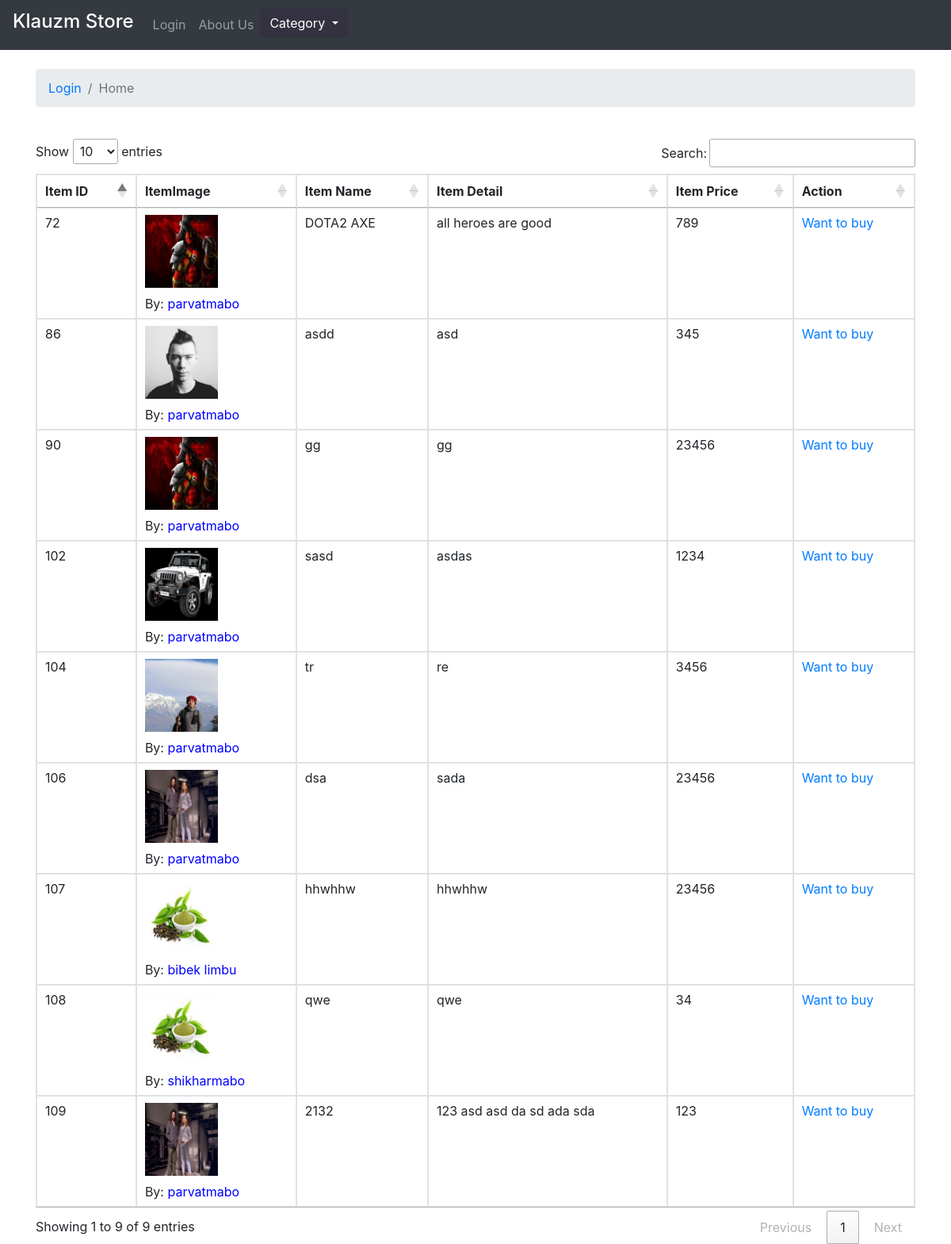
The app's page /bower/home.php with its own data.
### tables this page shows
CREATE TABLE `istore` (
  `id` int(11) NOT NULL,
  `uid` int(123) NOT NULL,
  `iname` varchar(255) NOT NULL,
  `idetail` varchar(255) NOT NULL,
  `iprice` int(11) NOT NULL,
  `createdat` timestamp(6) NOT NULL DEFAULT CURRENT_TIMESTAMP(6),
  `updatedat` timestamp(6) NOT NULL DEFAULT CURRENT_TIMESTAMP(6) ON UPDATE CURRENT_TIMESTAMP(6),
  `event` varchar(123) NOT NULL,
  `istatus` varchar(123) NOT NULL,
  `icategory` varchar(123) NOT NULL
);

CREATE TABLE `user` (
  `uid` int(11) NOT NULL,
  `uname` varchar(255) DEFAULT NULL,
  `uemail` varchar(255) DEFAULT NULL,
  `upw` varchar(11) DEFAULT NULL
);

### bower/product.php (called while the page is built, shortened)
<?php
class Product
{
       function getcProduct()
       {
         $conn = new Server;
         $con = $conn->connect();
         $getU = $con->prepare("SELECT istore.*,iimage.ipic,user.uname,category.* FROM istore INNER JOIN iimage ON istore.istatus='on' and istore.id=iimage.id LEFT JOIN user ON user.uid = istore.uid  INNER JOIN category ON istore.icategory = category.cid and category.scategory='on'  GROUP BY istore.id");
         $getU->execute();
         $harray = [];
         while ($roow =  $getU->fetch(PDO::FETCH_ASSOC)) {
             $harray[] = $roow;
         }
         return $harray;
         }
}
?>

### bower/home.php (the view, shortened to what this page needs)
<?php
require("unity.php");
$product = $pt->getcProduct();
$icount=count($product);
?>
<html>
<head>
  <link rel="stylesheet" href="/bower/bower_components/bootstrap/dist/css/bootstrap.min.css">
  <link rel="stylesheet" href="https://cdnjs.cloudflare.com/ajax/libs/font-awesome/4.7.0/css/font-awesome.min.css">
  <link rel="stylesheet" type="text/css" href="https://cdn.datatables.net/1.10.16/css/jquery.dataTables.css">
</head>
<body>
  <nav class="navbar navbar-expand-md bg-dark navbar-dark">
    <a class="navbar-brand" href="home.php"><h4>Klauzm Store</h4></a>
    <div class="collapse navbar-collapse" id="collapsibleNavbar">
      <ul class="navbar-nav">
        <li class="nav-item">
          <a class="nav-link" href="login.php">Login</a>
        </li>
        <li class="nav-item">
          <a class="nav-link" href="#">About Us</a>
        </li>
        <li class="nav-item">
          <div class="dropdown">
              <button class="btn btn-default dropdown-toggle" type="button" data-toggle="dropdown" style="border:0px;background-color:#343140;color:white;">Category
              <span class="caret"></span></button>
          </div>
        </li>
      </ul>
    </div>
  </nav>
  <br>
  <div class="container">
     <nav aria-label="breadcrumb">
      <ol class="breadcrumb">
       <li class="breadcrumb-item"><a href="login.php">Login</a></li>
       <li class="breadcrumb-item active" aria-current="page">Home</li>
      </ol>
     </nav>
   </div><br>
<div class="container">
<table id="toop" class="table table-bordered">
   <thead>
     <tr>
       <th>Item ID</th>
       <th>ItemImage</th>
       <th>Item Name</th>
       <th>Item Detail</th>
       <th>Item Price</th>
        <th>Action</th>
    </tr>
   </thead>
   <tbody>
     <?php
        for ($i = 0;$i<$icount;$i++) { ?>
     <tr>
       <td><?= $product[$i]['id']?></td>
       <td><img src="<?= $product[$i]['ipic'] ?>" height="92" width="92">
       <div style="margin-top:10px;">By: <a href="#" style="color:blue;"> <?= $product[$i]['uname'] ?></a></div></td>
       <td><?= $product[$i]['iname']?></td>
       <td><?= $product[$i]['idetail']?></td>
       <td><?= $product[$i]['iprice']?></td>
       <td><a href="homeinfo.php?cat=<?=$product[$i]['cid'] ?>&p=<?=$product[$i]['id']?>&q=<?=$product[$i]['uid']?>  ">Want to buy</a></td>
     </tr>
     <?php } ?>
   </tbody>
 </table>
</div>
</body>
</html>

### records on screen
istore: id "72", uid.uname "parvatmabo", iname "DOTA2 AXE", idetail "all heroes are good", iprice "789"
istore: id "86", shows a picture, uid.uname "parvatmabo", iname "asdd", idetail "asd", iprice "345"
istore: id "90", uid.uname "parvatmabo", iname "gg", idetail "gg", iprice "23456"
istore: id "102", shows a picture, uid.uname "parvatmabo", iname "sasd", idetail "asdas", iprice "1234"
istore: id "104", shows a picture, uid.uname "parvatmabo", iname "tr", idetail "re", iprice "3456"
istore: id "106", uid.uname "parvatmabo", iname "dsa", idetail "sada", iprice "23456"
istore: id "107", uid.uname "bibek limbu", iname "hhwhhw", idetail "hhwhhw", iprice "23456"
istore: id "108", uid.uname "shikharmabo", iname "qwe", idetail "qwe", iprice "34"
istore: id "109", uid.uname "parvatmabo", iname "2132", idetail "123 asd asd da sd ada sda", iprice "123"
